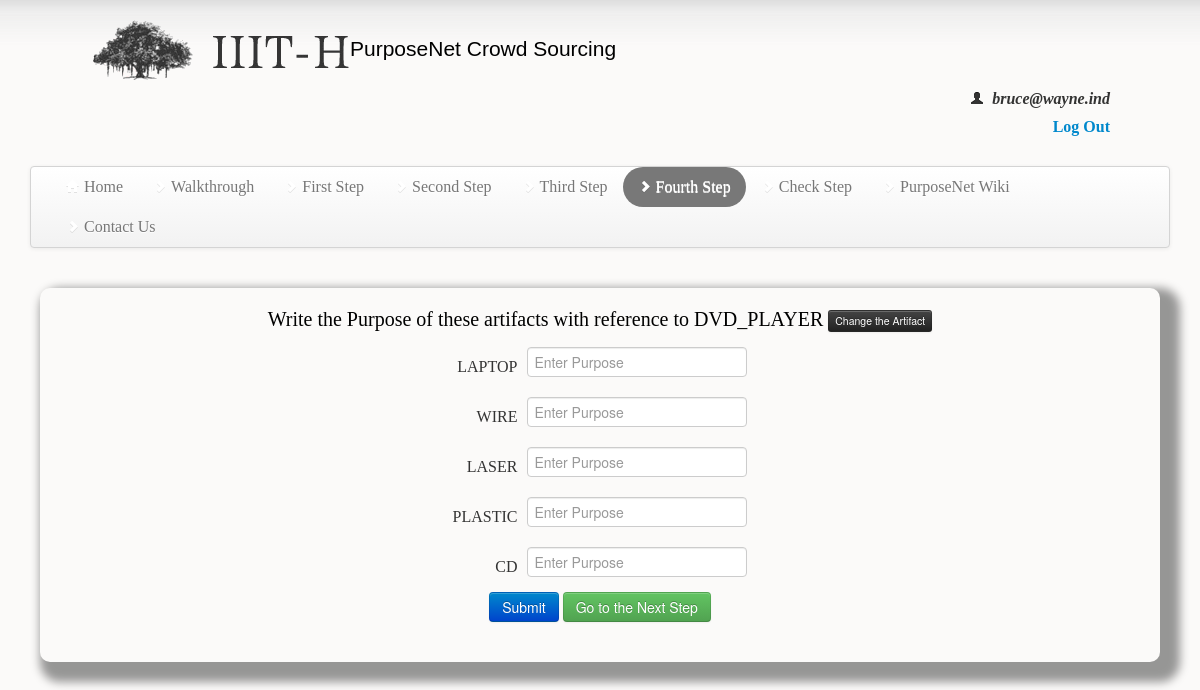
The page /fourthstep.php (signed in) on the database its author committed.
### tables this page shows
CREATE TABLE `temp` (
  `id` int(11) NOT NULL AUTO_INCREMENT,
  `main` text NOT NULL,
  `artifacts` text NOT NULL,
  `count` int(11) NOT NULL,
  PRIMARY KEY (`id`)
);

### fourthstep.php (the view, shortened to what this page needs)
<?php
$main= $_POST["main"];
$ro1=$_POST["ro1"];
$ro2=$_POST["ro2"];
$ro3=$_POST["ro3"];
$ro4=$_POST["ro4"];
$ro5=$_POST["ro5"];
$uname = $_SESSION["email"];
if(ISSET($_POST["submit"]))
{
	if($ro1 || $ro2 || $ro3 || $ro4 || $ro5)
	{
		$roarray = array();$l = 0;
		array_push($roarray,$ro1);
		array_push($roarray,$ro2);
		array_push($roarray,$ro3);
		array_push($roarray,$ro4);
		array_push($roarray,$ro5);
		for($i=0;$i<5;$i++)
		{
			$tmp = $i + 1;
			$nm = 'art'.$tmp;
			if($roarray[$i])
			{
				$art = $_POST[$nm];
				$purpose = strtolower($roarray[$i]);
				$purpose = trim($purpose);
				$purpose = str_replace(" ","_",$purpose);
				$result = mysql_query("SELECT count FROM small_purpose WHERE main='$main' AND purpose='$purpose' AND artifacts='$art'");
				$cc = mysql_fetch_array($result);
				if($cc)
				{
					$new_count = $cc['count'] + 1;
					mysql_query("UPDATE small_purpose SET count=$new_count WHERE main='$main' AND purpose='$purpose' AND artifacts='$art'");
					$q = mysql_query("SELECT * FROM small_purpose WHERE count=$new_count AND main='$main' AND purpose='$purpose' AND artifacts='$art'");
					$id = mysql_fetch_array($q)["id"];
				}
				else
				{
					mysql_query("INSERT INTO small_purpose  ( main, artifacts, purpose, count) VALUES ('$main','$art','$purpose',1)");
					$id = mysql_insert_id();
				}
				mysql_query("INSERT INTO udata (uname, tname, rowid ) VALUES ('$uname', 'small_purpose', '$id') ");
			}
		}
		$_SESSION["present"]=$main;
		header("Location:./data.php");
		$_SESSION["main"] = $main;
		$flag = 2;
	}
	else
	{
		$flag = 1;
	}
}
else if(ISSET($_POST["next"]))
{
	header("Location:./firststep.php");
}
else if(ISSET($_POST["change"]))
{
	$result = mysql_query("SELECT * FROM temp GROUP BY main ORDER BY RAND() LIMIT 1");
	$main = mysql_fetch_array($result)["main"];
}
else
{
	if($_SESSION["main"])
	{
		$main = $_SESSION["main"];
	}
	else
	{
		$result = mysql_query("SELECT * FROM temp GROUP BY main ORDER BY RAND() LIMIT 1");
		$main = mysql_fetch_array($result)["main"];
	}
}
?>
<!DOCTYPE HTML>
<html>
<head>
	<link rel="stylesheet" type="text/css" href="css/bootstrap.css" />
	<link rel="stylesheet" type="text/css" href="css/bootstrap.min.css" />
</head>
<body style="background:url(./gradient.png) repeat-x scroll left top rgb(251,250,249);font:16px Droid Sans">
<?php
	include("headandnav.php");
?>
<div class="container-fluid" style="border-radius:10px; box-shadow:10px 10px 10px 10px rgba(0,0,0,0.4);padding:20px;width:90%;margin:auto">
<form action="fourthstep.php" method="post" style="text-align:center;">
<p style="color:black;font: 20px Droid Sans;text-align:center">
	Write the Purpose of these artifacts with reference to <?php $_SESSION["present"]=$main;echo strtoupper($main); ?>
	<input type="submit" name="change" value="Change the Artifact" class="btn btn-inverse btn-mini" />
	<table align="center" cellpadding =5px >
	<tr>
<?php
	$result = mysql_query("SELECT * FROM temp WHERE main='$main' ORDER BY RAND() LIMIT 0,5");
	$l = mysql_num_rows($result);
	for($i = 1; $i <= $l;$i++)
	{
		$row = mysql_fetch_array($result);
		echo '<td style="text-align:right;">'.strtoupper($row["artifacts"]).'</td>';
?>
	<td>
		<input type="text" name=<?php echo "ro".$i; ?> placeholder="Enter Purpose" autocomplete="OFF" >
	</td>
	</tr>
<?php
	}
?>
	</table>
	<input type="submit" name="submit" value="Submit" class="btn btn-primary" />
	<input type="submit" name="next" value="Go to the Next Step" class="btn btn-success" />
	</form>
</div>
</body>
</html>

### rows shown on the page
temp: main "DVD_PLAYER"
temp: artifacts "LAPTOP"
temp: artifacts "WIRE"
temp: artifacts "LASER"
temp: artifacts "PLASTIC"
temp: artifacts "CD"

### other values the page prints
$_SESSION["email"] "bruce@wayne.ind"
